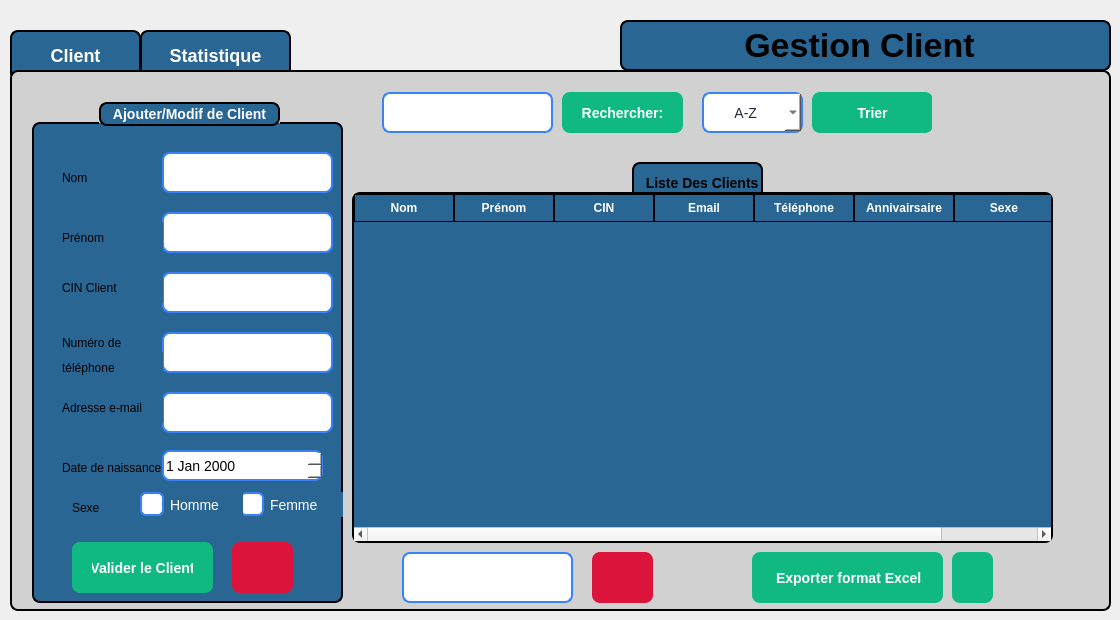
    <widget class="QWidget" name="client">
     <widget class="QLabel" name="label_18">
      <property name="geometry">
       <rect>
        <x>620</x>
        <y>20</y>
        <width>491</width>
        <height>51</height>
       </rect>
      </property>
      <property name="styleSheet">
       <string notr="true">QLabel{
 border: 2px solid black;   /* blue border */
    border-radius: 8px;
 font-weight: bold;
    font-size: 34px;
background-color: rgb(41, 102, 148);}</string>
      </property>
      <property name="text">
       <string>            Gestion Client</string>
      </property>
     </widget>
     <widget class="QPushButton" name="btnPage2client">
      <property name="geometry">
       <rect>
        <x>140</x>
        <y>30</y>
        <width>151</width>
        <height>51</height>
       </rect>
      </property>
      <property name="styleSheet">
       <string notr="true">QPushButton {
    border: 2px solid black;
    border-radius: 8px;
    font-weight: bold;
    font-size: 18px;              /* texte plus grand */
    background-color: rgb(41, 102, 148); /* bleu normal */
    color: white;
    padding: 8px 16px;
}

/* Quand la souris passe dessus */
QPushButton:hover {
    background-color: rgb(61, 122, 168); /* bleu plus clair */
}

/* Quand on clique dessus */
QPushButton:pressed {
    background-color: rgb(81, 142, 188); /* encore plus clair */
}

/* Bouton actif (par ex. quand on est sur la page 1) */
QPushButton[active=&quot;true&quot;] {
    background-color: #10b981;  /* vert quand actif */
    color: white;
}
</string>
      </property>
      <property name="text">
       <string>Statistique</string>
      </property>
     </widget>
     <widget class="QPushButton" name="btnPage1client">
      <property name="geometry">
       <rect>
        <x>10</x>
        <y>30</y>
        <width>131</width>
        <height>51</height>
       </rect>
      </property>
      <property name="styleSheet">
       <string notr="true">QPushButton {
    border: 2px solid black;
    border-radius: 8px;
    font-weight: bold;
    font-size: 18px;              /* texte plus grand */
    background-color: rgb(41, 102, 148); /* bleu normal */
    color: white;
    padding: 8px 16px;
}

/* Quand la souris passe dessus */
QPushButton:hover {
    background-color: rgb(61, 122, 168); /* bleu plus clair */
}

/* Quand on clique dessus */
QPushButton:pressed {
    background-color: rgb(81, 142, 188); /* encore plus clair */
}

/* Bouton actif (par ex. quand on est sur la page 1) */
QPushButton[active=&quot;true&quot;] {
    background-color: #10b981;  /* vert quand actif */
    color: white;
}
</string>
      </property>
      <property name="text">
       <string>Client</string>
      </property>
     </widget>
     <widget class="QStackedWidget" name="stackedWidgetclient">
      <property name="geometry">
       <rect>
        <x>10</x>
        <y>70</y>
        <width>1101</width>
        <height>541</height>
       </rect>
      </property>
      <property name="styleSheet">
       <string notr="true">/* ---- Style du QStackedWidget ---- */
QStackedWidget {
    background-color: rgb(209, 209, 209); /* couleur gris clair */
    border: 2px solid black;
    border-radius: 8px;
}

/* ---- Style des deux pages ---- */
QWidget#page_1 {
    background-color: rgb(209, 209, 209); /* même gris clair */
    color: black;
    font-size: 18px;
}

QWidget#page_2 {
    background-color: rgb(209, 209, 209); /* même gris clair */
    color: black;
    font-size: 18px;
}

/* ---- Style des boutons ---- */
QPushButton {
    border: 2px solid black;
    border-radius: 8px;
    font-weight: bold;
    font-size: 18px;
    background-color: rgb(41, 102, 148); /* bleu normal */
    color: white;
    padding: 8px 16px;
}

/* Quand la souris passe dessus */
QPushButton:hover {
    background-color: rgb(61, 122, 168); /* bleu plus clair */
}

/* Quand on clique dessus */
QPushButton:pressed {
    background-color: rgb(81, 142, 188); /* encore plus clair */
}

/* Bouton actif (ex. page 1 active) */
QPushButton[active=&quot;true&quot;] {
    background-color: #10b981; /* vert */
    color: white;
}
</string>
      </property>
      <property name="currentIndex">
       <number>0</number>
      </property>
      <widget class="QWidget" name="page_7">
       <widget class="QPushButton" name="pushButton_filtrer_3">
        <property name="geometry">
         <rect>
          <x>800</x>
          <y>20</y>
          <width>121</width>
          <height>41</height>
         </rect>
        </property>
        <property name="styleSheet">
         <string notr="true">QPushButton {
    background-color: #10b981;   /* normal state */
    color: white;
    border: none;
    border-radius: 8px;
    padding: 8px 20px;
    font-size: 14px;
    font-weight: bold;
}

QPushButton:hover {
    background-color: #059669;   /* darker on hover */
}
</string>
        </property>
        <property name="text">
         <string>Trier</string>
        </property>
       </widget>
       <widget class="QPushButton" name="pushButton_supprimer_3">
        <property name="geometry">
         <rect>
          <x>580</x>
          <y>480</y>
          <width>61</width>
          <height>51</height>
         </rect>
        </property>
        <property name="styleSheet">
         <string notr="true">QPushButton {

	background-color: rgb(220, 20, 60);
	
    color: white;
    border: none;
    border-radius: 8px;
    padding: 8px 20px;
    font-size: 14px;
    font-weight: bold;
}

QPushButton:hover {
      /* darker on hover */
	background-color: rgb(140, 0, 0);
}
</string>
        </property>
        <property name="text">
         <string/>
        </property>
        <property name="icon">
         <iconset theme="QIcon::ThemeIcon::EditDelete"/>
        </property>
       </widget>
       <widget class="QTableWidget" name="tableWidgetclient">
        <property name="geometry">
         <rect>
          <x>340</x>
          <y>120</y>
          <width>701</width>
          <height>351</height>
         </rect>
        </property>
        <property name="autoFillBackground">
         <bool>false</bool>
        </property>
        <property name="styleSheet">
         <string notr="true">QTableWidget {
    background-color: rgb(41, 102, 148);   /* blue background */
    border: 2px solid black;
    border-radius: 8px;
    font-weight: bold;
    font-size: 14px;
    gridline-color: black;                 /* cell grid lines */
    color: white;                          
    selection-background-color: #10b981;
    selection-color: white;
    outline: 0;
}

QTableWidget::item {
    border: 1px solid black;               /* give each cell a border */
    padding: 4px;
}

QHeaderView::section {
    background-color: rgb(41, 102, 148);
    color: white;
    border: 1px solid black;              /* column header border */
    padding: 4px;
    font-weight: bold;
}
</string>
        </property>
        <column>
         <property name="text">
          <string>Nom</string>
         </property>
        </column>
        <column>
         <property name="text">
          <string>Prénom</string>
         </property>
        </column>
        <column>
         <property name="text">
          <string>CIN</string>
         </property>
        </column>
        <column>
         <property name="text">
          <string>Email</string>
         </property>
        </column>
        <column>
         <property name="text">
          <string>Téléphone</string>
         </property>
        </column>
        <column>
         <property name="text">
          <string>Annivairsaire</string>
         </property>
        </column>
        <column>
         <property name="text">
          <string>Sexe</string>
         </property>
        </column>
       </widget>
       <widget class="QPushButton" name="pushButton_recherche_3">
        <property name="geometry">
         <rect>
          <x>550</x>
          <y>20</y>
          <width>121</width>
          <height>41</height>
         </rect>
        </property>
        <property name="styleSheet">
         <string notr="true">QPushButton {
    background-color: #10b981;   /* normal state */
    color: white;
    border: none;
    border-radius: 8px;
    padding: 8px 20px;
    font-size: 14px;
    font-weight: bold;
}

QPushButton:hover {
    background-color: #059669;   /* darker on hover */
}
</string>
        </property>
        <property name="text">
         <string>Rechercher:</string>
        </property>
        <property name="icon">
         <iconset theme="QIcon::ThemeIcon::EditFind"/>
        </property>
       </widget>
       <widget class="QComboBox" name="comboBox_3">
        <property name="geometry">
         <rect>
          <x>690</x>
          <y>20</y>
          <width>101</width>
          <height>41</height>
         </rect>
        </property>
        <property name="styleSheet">
         <string notr="true">QComboBox {
    background-color: rgb(255, 255, 255);   /* white background */
    color: #1f2937;                         /* selected text color */
    border: 2px solid #3b82f6;              /* blue border */
    border-radius: 8px;
    font-size: 14px;
    padding: 4px 8px;
}

/* Dropdown list styling */
QComboBox QAbstractItemView {
    background-color: rgb(255, 255, 255);
    color: #1f2937;
    selection-background-color: #3b82f6;
    selection-color: white;
}

/* Make the arrow black */
QComboBox::down-arrow {
    width: 12px;
    height: 12px;
    image: none; 
                      /* remove default image */
	background-color: rgb(0, 170, 255);
    border-left: 6px solid transparent;
    border-right: 6px solid transparent;
    border-top: 6px solid black;       /* black arrow */
}
</string>
        </property>
        <item>
         <property name="text">
          <string>      A-Z</string>
         </property>
        </item>
        <item>
         <property name="text">
          <string>      Age</string>
         </property>
        </item>
        <item>
         <property name="text">
          <string>      Sexe</string>
         </property>
        </item>
       </widget>
       <widget class="QLabel" name="label_31">
        <property name="geometry">
         <rect>
          <x>620</x>
          <y>90</y>
          <width>131</width>
          <height>41</height>
         </rect>
        </property>
        <property name="styleSheet">
         <string notr="true">QLabel{
 border: 2px solid black;   /* blue border */
    border-radius: 8px;
 font-weight: bold;
    font-size: 14px;
background-color: rgb(41, 102, 148);}</string>
        </property>
        <property name="text">
         <string>  Liste Des Clients</string>
        </property>
       </widget>
       <widget class="QLineEdit" name="lineEdit_Recherchecin_client">
        <property name="geometry">
         <rect>
          <x>370</x>
          <y>20</y>
          <width>171</width>
          <height>41</height>
         </rect>
        </property>
        <property name="styleSheet">
         <string notr="true">QLineEdit {
    /* dark background */
	background-color: rgb(255, 255, 255);
    color: #1f2937;              /* typed text color */
    border: 2px solid #3b82f6;   /* blue border */
    border-radius: 8px;
    
    font-size: 14px;
}

QLineEdit::placeholder {
    color: white;                /* placeholder text color */
}
</string>
        </property>
       </widget>
       <widget class="QGroupBox" name="groupBox_4">
        <property name="geometry">
         <rect>
          <x>20</x>
          <y>30</y>
          <width>311</width>
          <height>501</height>
         </rect>
        </property>
        <property name="styleSheet">
         <string notr="true">QGroupBox {
    background-color: rgb(41, 102, 148);   /* blue background */
    border: 2px solid black;               /* black border, 2px wide */
    border-radius: 8px;                    /* rounded corners */
    margin-top: 20px;                      /* space for the title */
    color: white;                          /* title text color */
    font-weight: bold;
    font-size: 14px;
}

QGroupBox::title {
 border: 2px solid black;               /* black border, 2px wide */
    border-radius: 8px;     
background-color: rgb(41, 102, 148);
    subcontrol-origin: margin;
    subcontrol-position: top center;       /* title centered */
    padding: 2px 10px;
}
</string>
        </property>
        <property name="title">
         <string>Ajouter/Modif de Client</string>
        </property>
        <widget class="QRadioButton" name="radioButton_Femme_4">
         <property name="geometry">
          <rect>
           <x>200</x>
           <y>390</y>
           <width>111</width>
           <height>25</height>
          </rect>
         </property>
         <property name="styleSheet">
          <string notr="true">QRadioButton {
    color: white;
    font-size: 14px;
    padding-left: 8px;
background-color: rgb(41, 102, 148);
}

QRadioButton::indicator {
    width: 20px;
    height: 20px;
    border: 2px solid #3b82f6;
    border-radius: 6px;      /* rounded corners */
    background-color: white;  /* unchecked background */
}

QRadioButton::indicator:checked {
	background-color: #FFD700;
   /* background-color: #3b82f6;   blue fill when checked */
}
</string>
         </property>
         <property name="text">
          <string>Femme</string>
         </property>
        </widget>
        <widget class="QLineEdit" name="lineEdit_Prenom_4">
         <property name="geometry">
          <rect>
           <x>130</x>
           <y>110</y>
           <width>171</width>
           <height>41</height>
          </rect>
         </property>
         <property name="styleSheet">
          <string notr="true">QLineEdit {
    /* dark background */
	background-color: rgb(255, 255, 255);
    color: #1f2937;              /* typed text color */
    border: 2px solid #3b82f6;   /* blue border */
    border-radius: 8px;

    font-size: 14px;
}

QLineEdit::placeholder {
    color: white;                /* placeholder text color */
}
</string>
         </property>
        </widget>
        <widget class="QLabel" name="label_32">
         <property name="geometry">
          <rect>
           <x>30</x>
           <y>120</y>
           <width>101</width>
           <height>31</height>
          </rect>
         </property>
         <property name="styleSheet">
          <string notr="true">background-color: rgb(41, 102, 148);</string>
         </property>
         <property name="text">
          <string>Prénom</string>
         </property>
        </widget>
        <widget class="QLineEdit" name="lineEdit_nom_4">
         <property name="geometry">
          <rect>
           <x>130</x>
           <y>50</y>
           <width>171</width>
           <height>41</height>
          </rect>
         </property>
         <property name="styleSheet">
          <string notr="true">QLineEdit {
    /* dark background */
	background-color: rgb(255, 255, 255);
    color: #1f2937;              /* typed text color */
    border: 2px solid #3b82f6;   /* blue border */
    border-radius: 8px;

    font-size: 14px;
}

QLineEdit::placeholder {
    color: white;                /* placeholder text color */
}
</string>
         </property>
        </widget>
        <widget class="QLineEdit" name="lineEdit_Adresse_4">
         <property name="geometry">
          <rect>
           <x>130</x>
           <y>290</y>
           <width>171</width>
           <height>41</height>
          </rect>
         </property>
         <property name="styleSheet">
          <string notr="true">QLineEdit {
    /* dark background */
	background-color: rgb(255, 255, 255);
    color: #1f2937;              /* typed text color */
    border: 2px solid #3b82f6;   /* blue border */
    border-radius: 8px;
   
    font-size: 14px;
}

QLineEdit::placeholder {
    color: white;                /* placeholder text color */
}
</string>
         </property>
        </widget>
        <widget class="QLabel" name="label_33">
         <property name="geometry">
          <rect>
           <x>30</x>
           <y>60</y>
           <width>41</width>
           <height>31</height>
          </rect>
         </property>
         <property name="styleSheet">
          <string notr="true">background-color: rgb(41, 102, 148);</string>
         </property>
         <property name="text">
          <string>Nom</string>
         </property>
        </widget>
        <widget class="QPushButton" name="pushButton_ValiderClient_10">
         <property name="geometry">
          <rect>
           <x>40</x>
           <y>440</y>
           <width>141</width>
           <height>51</height>
          </rect>
         </property>
         <property name="styleSheet">
          <string notr="true">QPushButton {
    background-color: #10b981;   /* normal state */
    color: white;
    border: none;
    border-radius: 8px;
    padding: 8px 20px;
    font-size: 14px;
    font-weight: bold;
}

QPushButton:hover {
    background-color: #059669;   /* darker on hover */
}
</string>
         </property>
         <property name="text">
          <string>Valider le Client</string>
         </property>
        </widget>
        <widget class="QLabel" name="label_34">
         <property name="geometry">
          <rect>
           <x>30</x>
           <y>290</y>
           <width>101</width>
           <height>31</height>
          </rect>
         </property>
         <property name="styleSheet">
          <string notr="true">background-color: rgb(41, 102, 148);</string>
         </property>
         <property name="text">
          <string>Adresse e-mail</string>
         </property>
        </widget>
        <widget class="QLineEdit" name="lineEdit_Nt_4">
         <property name="geometry">
          <rect>
           <x>130</x>
           <y>230</y>
           <width>171</width>
           <height>41</height>
          </rect>
         </property>
         <property name="styleSheet">
          <string notr="true">QLineEdit {
    /* dark background */
	background-color: rgb(255, 255, 255);
    color: #1f2937;              /* typed text color */
    border: 2px solid #3b82f6;   /* blue border */
    border-radius: 8px;
 
    font-size: 14px;
}

QLineEdit::placeholder {
    color: white;                /* placeholder text color */
}
</string>
         </property>
        </widget>
        <widget class="QRadioButton" name="radioButton_Homme_4">
         <property name="geometry">
          <rect>
           <x>100</x>
           <y>390</y>
           <width>111</width>
           <height>25</height>
          </rect>
         </property>
         <property name="styleSheet">
          <string notr="true">QRadioButton {
    color: white;
    font-size: 14px;
    padding-left: 8px;
background-color: rgb(41, 102, 148);
}

QRadioButton::indicator {
    width: 20px;
    height: 20px;
    border: 2px solid #3b82f6;
    border-radius: 6px;      /* rounded corners */
    background-color: white;  /* unchecked background */
}

QRadioButton::indicator:checked {
    background-color: #FFD700;  /* blue fill when checked */
}
</string>
         </property>
         <property name="text">
          <string>Homme</string>
         </property>
        </widget>
        <widget class="QLabel" name="label_35">
         <property name="geometry">
          <rect>
           <x>40</x>
           <y>390</y>
           <width>41</width>
           <height>31</height>
          </rect>
         </property>
         <property name="styleSheet">
          <string notr="true">background-color: rgb(41, 102, 148);</string>
         </property>
         <property name="text">
          <string>Sexe</string>
         </property>
        </widget>
        <widget class="QLabel" name="label_36">
         <property name="geometry">
          <rect>
           <x>30</x>
           <y>250</y>
           <width>101</width>
           <height>31</height>
          </rect>
         </property>
         <property name="styleSheet">
          <string notr="true">background-color: rgb(41, 102, 148);</string>
         </property>
         <property name="text">
          <string>téléphone</string>
         </property>
        </widget>
        <widget class="QLabel" name="label_37">
         <property name="geometry">
          <rect>
           <x>30</x>
           <y>230</y>
           <width>171</width>
           <height>21</height>
          </rect>
         </property>
         <property name="styleSheet">
          <string notr="true">background-color: rgb(41, 102, 148);</string>
         </property>
         <property name="text">
          <string>Numéro de </string>
         </property>
        </widget>
        <widget class="QLineEdit" name="lineEdit_IDClient_4">
         <property name="geometry">
          <rect>
           <x>130</x>
           <y>170</y>
           <width>171</width>
           <height>41</height>
          </rect>
         </property>
         <property name="styleSheet">
          <string notr="true">QLineEdit {
    /* dark background */
	background-color: rgb(255, 255, 255);
    color: #1f2937;              /* typed text color */
    border: 2px solid #3b82f6;   /* blue border */
    border-radius: 8px;
    
    font-size: 14px;
}

QLineEdit::placeholder {
    color: white;                /* placeholder text color */
}
</string>
         </property>
        </widget>
        <widget class="QLabel" name="label_38">
         <property name="geometry">
          <rect>
           <x>30</x>
           <y>170</y>
           <width>101</width>
           <height>31</height>
          </rect>
         </property>
         <property name="styleSheet">
          <string notr="true">background-color: rgb(41, 102, 148);</string>
         </property>
         <property name="text">
          <string>CIN Client</string>
         </property>
        </widget>
        <widget class="QLabel" name="label_39">
         <property name="geometry">
          <rect>
           <x>30</x>
           <y>350</y>
           <width>131</width>
           <height>31</height>
          </rect>
         </property>
         <property name="styleSheet">
          <string notr="true">background-color: rgb(41, 102, 148);</string>
         </property>
         <property name="text">
          <string>Date de naissance</string>
         </property>
        </widget>
        <widget class="QDateEdit" name="datedenaissance_3">
         <property name="geometry">
          <rect>
           <x>130</x>
           <y>348</y>
           <width>161</width>
           <height>31</height>
          </rect>
         </property>
         <property name="styleSheet">
          <string notr="true">QDateEdit {
    background-color: rgb(255, 255, 255);   /* white background */
    color: rgb(0, 0, 0);                   /* black text */
    border: 2px solid #3b82f6;             /* blue border */
    border-radius: 8px;
    font-size: 14px;
}

/* Calendar popup text color */
QDateEdit QAbstractItemView {
    color: black; 
    background-color: white;
}
</string>
         </property>
        </widget>
        <widget class="QPushButton" name="annulerajout_3">
         <property name="geometry">
          <rect>
           <x>200</x>
           <y>440</y>
           <width>61</width>
           <height>51</height>
          </rect>
         </property>
         <property name="styleSheet">
          <string notr="true">QPushButton {

	background-color: rgb(220, 20, 60);
	
    color: white;
    border: none;
    border-radius: 8px;
    padding: 8px 20px;
    font-size: 14px;
    font-weight: bold;
}

QPushButton:hover {
      /* darker on hover */
	background-color: rgb(140, 0, 0);
}
</string>
         </property>
         <property name="text">
          <string/>
         </property>
         <property name="icon">
          <iconset theme="QIcon::ThemeIcon::EditClear"/>
         </property>
        </widget>
        <zorder>label_37</zorder>
        <zorder>radioButton_Femme_4</zorder>
        <zorder>lineEdit_Prenom_4</zorder>
        <zorder>label_32</zorder>
        <zorder>lineEdit_nom_4</zorder>
        <zorder>lineEdit_Adresse_4</zorder>
        <zorder>label_33</zorder>
        <zorder>pushButton_ValiderClient_10</zorder>
        <zorder>label_34</zorder>
        <zorder>lineEdit_Nt_4</zorder>
        <zorder>radioButton_Homme_4</zorder>
        <zorder>label_35</zorder>
        <zorder>label_36</zorder>
        <zorder>lineEdit_IDClient_4</zorder>
        <zorder>label_38</zorder>
        <zorder>label_39</zorder>
        <zorder>datedenaissance_3</zorder>
        <zorder>annulerajout_3</zorder>
       </widget>
       <widget class="QLineEdit" name="lineEdit_supprimer_client">
        <property name="geometry">
         <rect>
          <x>390</x>
          <y>480</y>
          <width>171</width>
          <height>51</height>
         </rect>
        </property>
        <property name="styleSheet">
         <string notr="true">QLineEdit {
    /* dark background */
	background-color: rgb(255, 255, 255);
    color: #1f2937;              /* typed text color */
    border: 2px solid #3b82f6;   /* blue border */
    border-radius: 8px;
    padding: 8px 12px;
    font-size: 14px;
}

QLineEdit::placeholder {
    color: white;                /* placeholder text color */
}
</string>
        </property>
       </widget>
       <widget class="QPushButton" name="pushButton_excel_3">
        <property name="geometry">
         <rect>
          <x>940</x>
          <y>480</y>
          <width>41</width>
          <height>51</height>
         </rect>
        </property>
        <property name="styleSheet">
         <string notr="true">QPushButton {
    background-color: #10b981;   /* normal state */
    color: white;
    border: none;
    border-radius: 8px;
    padding: 8px 20px;
    font-size: 14px;
    font-weight: bold;
}

QPushButton:hover {
    background-color: #059669;   /* darker on hover */
}
</string>
        </property>
        <property name="text">
         <string/>
        </property>
        <property name="icon">
         <iconset theme="QIcon::ThemeIcon::GoDown"/>
        </property>
       </widget>
       <widget class="QLabel" name="image_3">
        <property name="geometry">
         <rect>
          <x>920</x>
          <y>20</y>
          <width>101</width>
          <height>91</height>
         </rect>
        </property>
        <property name="styleSheet">
         <string notr="true">background-color: rgb(209, 209, 209);
   </string>
        </property>
        <property name="text">
         <string/>
        </property>
        <property name="pixmap">
         <pixmap>../Projet/images/photo.png</pixmap>
        </property>
       </widget>
       <widget class="QLabel" name="label_3">
        <property name="geometry">
         <rect>
          <x>740</x>
          <y>480</y>
          <width>191</width>
          <height>51</height>
         </rect>
        </property>
        <property name="styleSheet">
         <string notr="true">QLabel {
    background-color: #10b981;   /* normal state */
    color: white;
    border: none;
    border-radius: 8px;
    padding: 8px 20px;
    font-size: 14px;
    font-weight: bold;
}


</string>
        </property>
        <property name="text">
         <string>Exporter format Excel</string>
        </property>
       </widget>
       <zorder>label_31</zorder>
       <zorder>pushButton_filtrer_3</zorder>
       <zorder>pushButton_supprimer_3</zorder>
       <zorder>tableWidgetclient</zorder>
       <zorder>pushButton_recherche_3</zorder>
       <zorder>comboBox_3</zorder>
       <zorder>lineEdit_Recherchecin_client</zorder>
       <zorder>groupBox_4</zorder>
       <zorder>lineEdit_supprimer_client</zorder>
       <zorder>pushButton_excel_3</zorder>
       <zorder>image_3</zorder>
       <zorder>label_3</zorder>
      </widget>
      <widget class="QWidget" name="page_8">
       <widget class="QLabel" name="label_40">
        <property name="geometry">
         <rect>
          <x>90</x>
          <y>380</y>
          <width>131</width>
          <height>41</height>
         </rect>
        </property>
        <property name="styleSheet">
         <string notr="true">QLabel{
 border: 2px solid black;   /* blue border */
    border-radius: 8px;
 font-weight: bold;
    font-size: 14px;
background-color: rgb(41, 102, 148);}</string>
        </property>
        <property name="text">
         <string>           Sexe</string>
        </property>
       </widget>
       <widget class="QLabel" name="label_41">
        <property name="geometry">
         <rect>
          <x>790</x>
          <y>380</y>
          <width>131</width>
          <height>41</height>
         </rect>
        </property>
        <property name="styleSheet">
         <string notr="true">QLabel{
 border: 2px solid black;   /* blue border */
    border-radius: 8px;
 font-weight: bold;
    font-size: 14px;
background-color: rgb(41, 102, 148);}</string>
        </property>
        <property name="text">
         <string>Date de Creation </string>
        </property>
       </widget>
      </widget>
     </widget>
    </widget>
